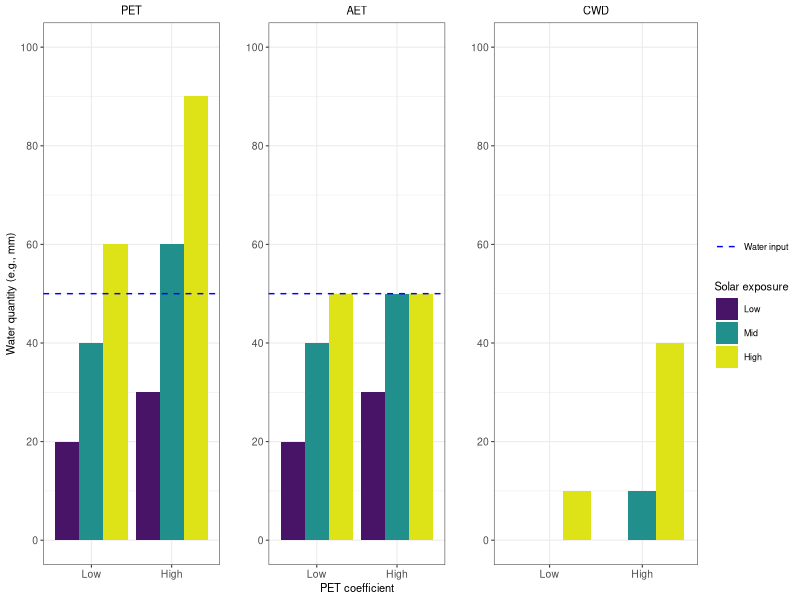

This chart was generated by the following R code:
# Make the hypothetical PET scaling plots (Fig. 1)

library(ggplot2)
library(viridis)
library(gridExtra)
library(cowplot)
library(Cairo)
library(dplyr)

# Scenario: aspect

d <- read.csv("data/aspect.csv",header=TRUE,stringsAsFactors=FALSE)
d$aspect <- reorder(d$aspect,c(1,2,3,1,2,3))
d$Crop.coefficient <- reorder(d$Crop.coefficient,c(2,2,2,1,1,1))

# Plot PET
pa <- ggplot(d,aes(Crop.coefficient,PET)) +
  geom_bar(aes(fill=aspect),position="dodge",stat="identity") +
  scale_y_continuous(limits=c(0,100),breaks=c(0,20,40,60,80,100)) +
  geom_hline(yintercept=50,colour="blue",linetype=2,size=0.5) +
  theme(text = element_text(size=20)) +
  scale_x_discrete(drop=FALSE) +
  xlab("") +
  ylab("Water quantity (e.g., mm)") +
  ggtitle("PET") +
  scale_fill_viridis(name="Aspect",discrete=TRUE, begin=0.05, end=0.95) +
  theme_bw(8) +
  guides(fill=FALSE) +
  theme(plot.title = element_text(hjust = 0.5, size=8),
        axis.text = element_text(size=7.5))

# Plot AET
pb <- ggplot(d,aes(Crop.coefficient,AET)) +
  geom_bar(aes(fill=aspect),position="dodge",stat="identity") +
  scale_y_continuous(limits=c(0,100),breaks=c(0,20,40,60,80,100)) +
  geom_hline(yintercept=50,colour="blue",linetype=2,size=0.5) +
  theme(text = element_text(size=20)) +
  scale_x_discrete(drop=FALSE) +
  xlab("PET coefficient") +
  ylab("") +
  ggtitle("AET") +
  scale_fill_viridis(name="Aspect",discrete=TRUE, begin=0.05, end=0.95) +
  theme_bw(8) +
  guides(fill=FALSE) +
  theme(plot.title = element_text(hjust = 0.5, size=8),
        axis.text = element_text(size=7.5))

# Plot Deficit
pc <- ggplot(d,aes(Crop.coefficient,Deficit)) +
  geom_bar(aes(fill=aspect),position="dodge",stat="identity") +
  scale_y_continuous(limits=c(0,100),breaks=c(0,20,40,60,80,100)) +
  theme(text = element_text(size=20)) +
  scale_x_discrete(drop=FALSE) +
  xlab("") +
  ylab("") +
  ggtitle("CWD") +
  scale_fill_viridis(name="Solar exposure",discrete=TRUE, begin=0.05, end=0.95) +
  geom_hline(aes(color="Water input",yintercept = water),linetype=2,size=0.5) +
  scale_color_manual(name="",values = c("blue"),) +
  theme_bw(8) +
  theme(plot.title = element_text(hjust = 0.5, size=8),
        axis.text = element_text(size=7.5))

Cairo(file="figures/Fig1.png",width=1200,height=500,res=200)
plot_grid(pa,pb,pc,nrow=1,rel_widths=c(1,1,1.55))
dev.off()
